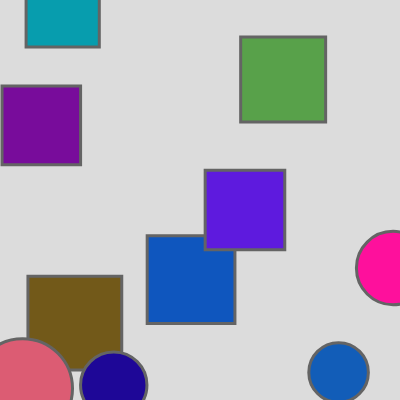
Frame 1 (no input)
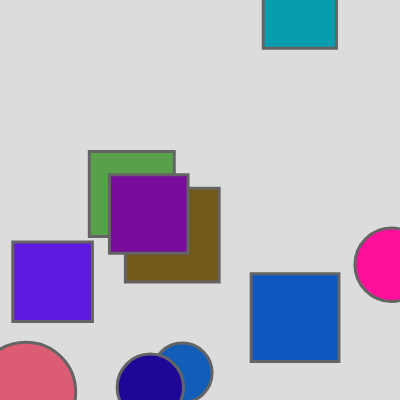
Frame 60 (no input)
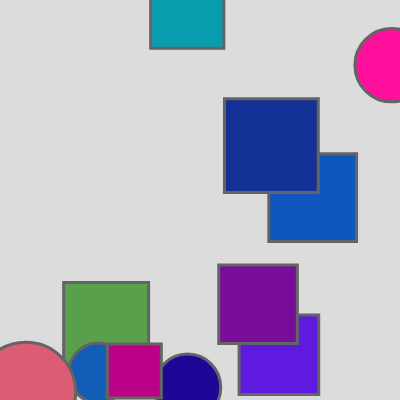
Frame 120 (the mouse pressed at the canvas centre since frame 60)

The p5.js sketch that drew these frames (run headless with seeded random() and noise() and a simulated clock; from frame 60 on, the mouse is pressed at the canvas centre):

// p5.js sketch
// ── sketch.js
let bubbles = []; // Array to hold multiple Bubble objects

function setup() {
  createCanvas(400, 400);
  
  // Create 10 bubbles initially
  for (let i = 0; i < 10; i++) {
    let x = random(width);
    let y = random(height);
    let radius = random(20, 50);
    let bubbleColor = color(random(255), random(200), random(250)); // Rename color to bubbleColor
    let xSpeed = random(-5, 5);
    let ySpeed = random(-5, 5);
    let shapeType = random() > 0.5 ? 'ellipse' : 'rect'; // Randomly choose shape
    
    bubbles.push(new Bubble(x, y, radius, bubbleColor, xSpeed, ySpeed, shapeType));
  }
  
  frameRate(30);
}

function draw() {
  background(220);
  
  for (let i = 0; i < bubbles.length; i++) {
    bubbles[i].move();
    bubbles[i].show();
  }
}

function mousePressed() {
  // Add a new bubble at the mouse position when mouse is clicked
  let x = mouseX;
  let y = mouseY;
  let radius = random(20, 50);
  let bubbleColor = color(random(255), random(200), random(250)); // Rename color to bubbleColor
  let xSpeed = random(-5, 5);
  let ySpeed = random(-5, 5);
  let shapeType = random() > 0.5 ? 'ellipse' : 'rect'; // Randomly choose shape
  
  bubbles.push(new Bubble(x, y, radius, bubbleColor, xSpeed, ySpeed, shapeType));
}

// function mouseClicked() {
//   // Check if mouse is clicked on any bubble and remove it
//   for (let i = bubbles.length - 1; i >= 0; i--) {
//     let bubble = bubbles[i];
//     let d = dist(mouseX, mouseY, bubble.x, bubble.y);
//     if (d < bubble.radius) {
//       bubbles.splice(i, 1); // Remove the bubble from the array
//     // }
//   }
// }

function mouseMoved() {
  // Change color of bubbles when mouse moves over them
  for (let i = 0; i < bubbles.length; i++) {
    let bubble = bubbles[i];
    let d = dist(mouseX, mouseY, bubble.x, bubble.y);
    if (d < bubble.radius) {
      bubble.bubbleColor = color(random(255), random(200), random(250)); // Change bubble color
    }
  }
}

class Bubble {
  constructor(x, y, radius, bubbleColor, xSpeed, ySpeed, shapeType) {
    this.x = x;
    this.y = y;
    this.radius = radius;
    this.bubbleColor = bubbleColor; // Use bubbleColor instead of color
    this.xSpeed = xSpeed;
    this.ySpeed = ySpeed;
    this.shapeType = shapeType;
  }
  
  move() {
    this.x += this.xSpeed;
    this.y += this.ySpeed;
    
    // Bounce off walls
    if (this.x - this.radius < 0 || this.x + this.radius > width) {
      this.xSpeed *= -1;
    }
    if (this.y - this.radius < 0 || this.y + this.radius > height) {
      this.ySpeed *= -1;
    }
  }
  
  show() {
    stroke(100);
    strokeWeight(3);
    fill(this.bubbleColor); // Use bubbleColor instead of color
    
    if (this.shapeType === 'ellipse') {
      ellipse(this.x, this.y, this.radius * 2);
    } else if (this.shapeType === 'rect') {
      rectMode(CENTER);
      rect(this.x, this.y, this.radius * 2, this.radius * 2);
    }
  }
}
